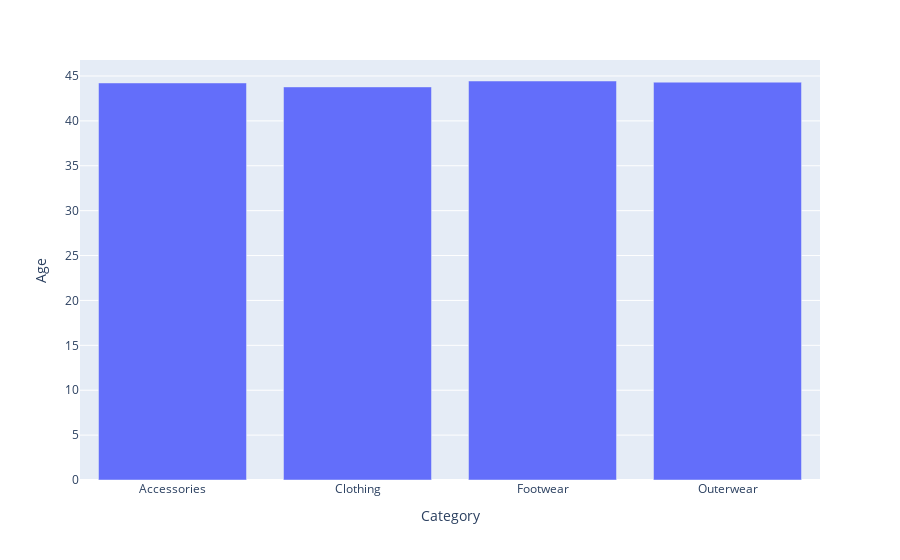

Notebook cell for this chart:
### Code cell
fig = px.bar(shop_group ,y = 'Age' , x= 'Category')
fig.show()

### Figure 1 — Plotly figure (JSON) as saved in the notebook; plotly's stock layout.template omitted (floating-point values rounded to 4 significant figures)
{"data": [{"alignmentgroup": "True", "hovertemplate": "Category=%{x}<br>Age=%{y}<extra></extra>", "legendgroup": "", "marker": {"color": "#636efa", "pattern": {"shape": ""}}, "name": "", "offsetgroup": "", "orientation": "v", "showlegend": false, "textposition": "auto", "type": "bar", "x": ["Accessories", "Clothing", "Footwear", "Outerwear"], "xaxis": "x", "y": [44.22, 43.78, 44.44, 44.31], "yaxis": "y"}], "layout": {"barmode": "relative", "legend": {"tracegroupgap": 0}, "margin": {"t": 60}, "xaxis": {"anchor": "y", "domain": [0, 1], "title": {"text": "Category"}}, "yaxis": {"anchor": "x", "domain": [0, 1], "title": {"text": "Age"}}}}
